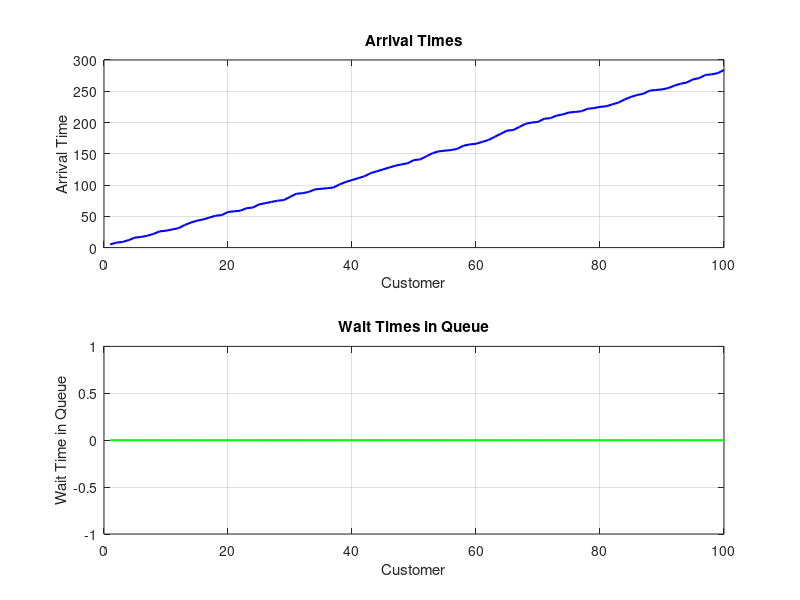

MATLAB code to generate this figure:
% Define parameters
total_customers = 100; % Total number of customers

% Generate random arrival times and service times
arrival_times = cumsum(randi([1, 5], 1, total_customers)); % Random arrival times between 1 and 5 minutes
service_times = randi([1, 4], 1, total_customers); % Random service times between 1 and 4 minutes

% Initialize variables
queue_length = zeros(1, total_customers); % Initialize the queue length array
wait_times_queue = zeros(1, total_customers); % Initialize wait times in queue

% Simulate the queue
for t = 2:total_customers
    % Calculate the number of customers served
    served = min(1, sum(arrival_times <= arrival_times(t) & arrival_times > arrival_times(t-1)));
    
    % Calculate wait time in queue for the newly arrived customers
    wait_time_queue = max(queue_length(t - 1) + 1 - served, 0);
    
    % Update the queue length
    queue_length(t) = max(queue_length(t - 1) + 1 - served, 0);
    
    % Record wait times
    wait_times_queue(t) = wait_time_queue;
end

% Create plots
subplot(2, 1, 1);
plot(arrival_times, 'b-', 'LineWidth', 1.5);
xlabel('Customer');
ylabel('Arrival Time');
title('Arrival Times');
grid on;

subplot(2, 1, 2);
plot(wait_times_queue, 'g-', 'LineWidth', 1.5);
xlabel('Customer');
ylabel('Wait Time in Queue');
title('Wait Times in Queue');
grid on;

% Display total wait time in queue
total_wait_time_queue = sum(wait_times_queue);
fprintf('Total wait time in queue: %.2f\n', total_wait_time_queue);
